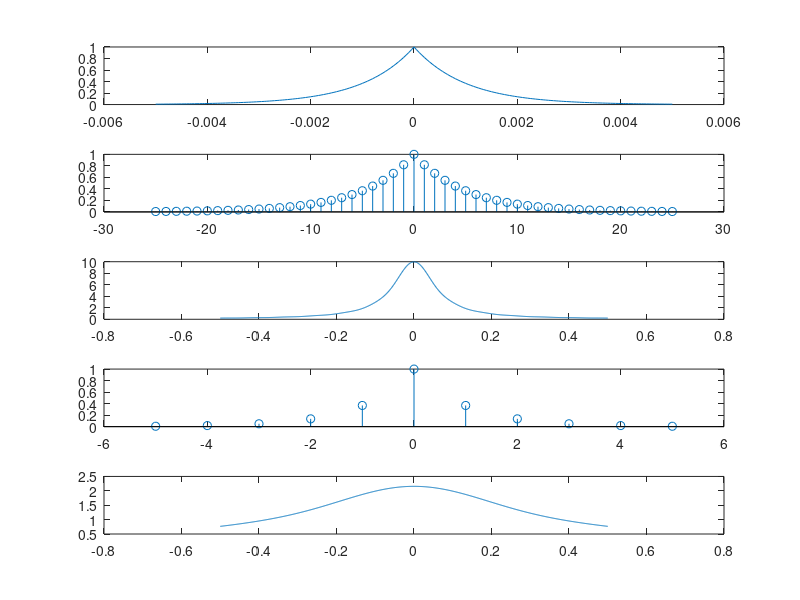

Recreate this plot in MATLAB.
clear; clc; close all

dt = 0.00005; t = -0.005:dt:0.005;
xa = exp(-1000*abs(t));

subplot(5,1,1); plot(t,xa);

fs1 = 5000;
n1 = [t(1):1/fs1:t(end)]*fs1;
x1 = exp(-1000*abs(n1*1/fs1));

subplot(5,1,2); stem(n1,x1);

K = 500; k = -K:1:K; w = pi*k/(K*2);
X1 = x1 * exp(-j*n1'*w);

subplot(5,1,3); plot(w/pi,X1);

fs2 = 1000;
n2 = [t(1):1/fs2:t(end)]*fs2;
x2 = exp(-1000*abs(n2*1/fs2));

subplot(5,1,4); stem(n2,x2);

K = 500; k = -K:1:K; w = pi*k/(K*2);
X2 = x2 * exp(-j*n2'*w);

subplot(5,1,5); plot(w/pi,X2);


